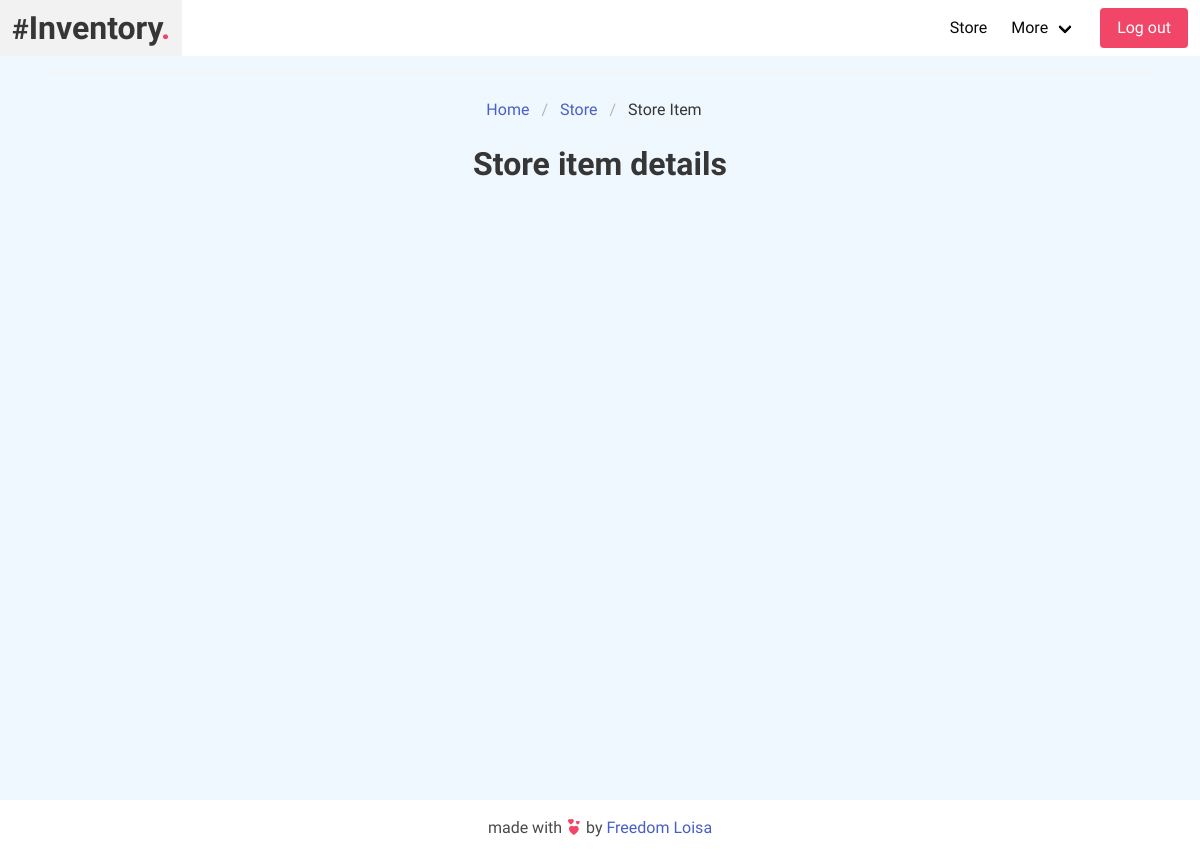
/store/beans/ (signed in), run on an earlier commit of the app's database.
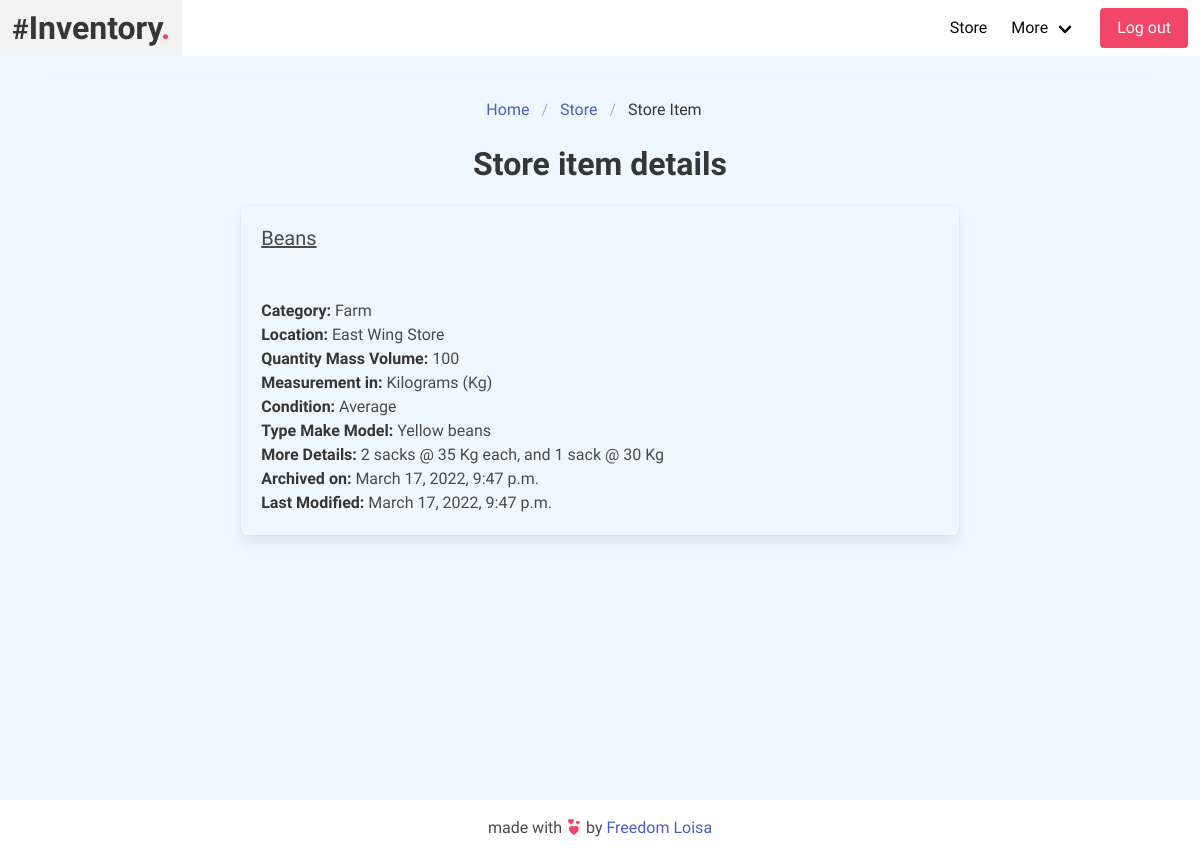
And on a later commit of the database.
### app/models.py (models this page shows, shortened)
class InventoryItem(models.Model):
    EXLNT = 'Excellent'
    GD = 'Good'
    AVG = 'Average'
    BD = 'Bad'
    PR = 'Poor'
    L = 'Liters (L)'
    ml = 'Milliliters (ml)'
    Kg = 'Kilograms (Kg)'
    g = 'Grams (g)'
    P_ = 'Pairs (P_)'
    m = 'Meters (m)'
    ft = 'Feet (ft)'
    s = 'Singel Object(s)'
    MEASUREMENT_IN_CHOICES = [
        (L, 'Liters'),
        (ml, 'Milliliters'),
        (Kg, 'Kilograms'),
        (g, 'Grams'),
        (P_, 'Pairs'),
        (m, 'Meters'),
        (ft, 'Feet'),
        (s, 'Single object(s)'),
    ]
    CONDITION_CHOICES = [
        (EXLNT, 'Excellent'),
        (GD, 'Good'),
        (AVG, 'Average'),
        (BD, 'Bad'),
        (PR, 'Poor'),
    ]
    name = models.CharField(max_length=200, blank=False, null=False)
    slug = AutoSlugField(populate_from='name')
    category = models.ForeignKey(Category, related_name='inventory_item', on_delete=models.CASCADE, blank=False, null=False)
    location = models.ForeignKey(Location, related_name='inventory_item', on_delete=models.CASCADE, blank=False, null=False)
    quantity_mass_volume = models.PositiveIntegerField(default=0)
    measurement_in =  models.CharField(max_length=50, choices=MEASUREMENT_IN_CHOICES, default=s, blank=False, null=False)
    condition = models.CharField(max_length=50, choices=CONDITION_CHOICES, default=AVG, blank=False, null=False)
    type_make_model = models.CharField(max_length=200, blank=False, null=False)
    more_details = models.TextField( blank=False, null=False)
    archived_on = models.DateTimeField(auto_now_add=True)
    last_modified = models.DateTimeField(auto_now=True)
    class Meta:
        ordering = ['-archived_on']

class Category(models.Model):
    category = models.CharField(max_length=200)
    def __str__(self) -> str:
        return self.category

class Location(models.Model):
    location = models.CharField(max_length=200)
    def __str__(self) -> str:
        return self.location

### app/views.py (the view)
# urls.py: path('store/<slug:slug>/', views.store_item, name='store_item'),
@login_required(login_url='login')
def store_item(request, slug):
    item = InventoryItem.objects.filter(slug=slug)
    page_title = 'Store item details'
    context = {
        'item': item,
        'page_title': page_title,
    }
    return render(request, 'app/store_item.html', context)

### app/templates/app/store_item.html (shortened to what this page needs)
{% extends 'base.html' %}
{% load static %}
{% block body %}
<div class="home-container">
  <div class="section">
    <hr />
    <div class="breadcrumb-container">
      <nav class="breadcrumb is-centered" aria-label="breadcrumbs">
        <ul>
          <li>
            <a href="{% url 'home' %}" class="has-text-link"> Home </a>
          </li>
          <li>
            <a href="{% url 'store' %}" class="has-text-link">Store</a>
          </li>
          <li class="is-active">
            <a aria-current="page">Store Item</a>
          </li>
        </ul>
      </nav>
    </div>
    <br />
    <h1 class="title has-text-centered">{{ page_title }}</h1>
    {% if item %}
    <div class="box detail-box">
      {% for i in item %}
      <p class="subtitle is-underlined">{{ i.name }}</p>
      <br />
      <p><strong>Category: </strong> {{ i.category }}</p>
      <p><strong>Location: </strong> {{ i.location }}</p>
      <p>
        <strong>Quantity Mass Volume: </strong> {{ i.quantity_mass_volume }}
      </p>
      <p><strong>Measurement in: </strong> {{ i.measurement_in }}</p>
      <p><strong>Condition: </strong> {{ i.condition }}</p>
      <p><strong>Type Make Model: </strong> {{ i.type_make_model }}</p>
      <p><strong>More Details: </strong> {{ i.more_details }}</p>
      <p><strong>Archived on: </strong> {{ i.archived_on }}</p>
      <p><strong>Last Modified: </strong> {{ i.last_modified }}</p>
      {% endfor %}
    </div>
    {% endif %}
  </div>
</div>
{% endblock %}

What changed in the data, as far as the page shows it:
added InventoryItem: name "Beans", category "Farm", location "East Wing Store", quantity_mass_volume "100", measurement_in "Kilograms (Kg)", condition "Average", type_make_model "Yellow beans", more_details "2 sacks @ 35 Kg each, and 1 sack @ 30 Kg", archived_on "March 17, 2022, 9:47 p.m.", last_modified "March 17, 2022, 9:47 p.m."
